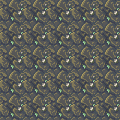

Tiled map render using the project's own tile images. Description and the whole map definition, tile-layer contents included, below:
An orthogonal 5x5 tile map with 24x24 px tiles, 1 tile layer (Tile Layer 1).

<map version="1.0" orientation="orthogonal" renderorder="right-down" width="5" height="5" tilewidth="24" tileheight="24" nextobjectid="1">
 <tileset firstgid="1" name="tiles" tilewidth="24" tileheight="24">
  <image source="ts.png" trans="000000" width="240" height="240" />
 </tileset>
 <layer name="Tile Layer 1" width="5" height="5">
  <data encoding="csv">
25,25,25,25,25,
25,25,25,25,25,
25,25,25,25,25,
25,25,25,25,25,
25,25,25,25,25
</data>
 </layer>
</map>
